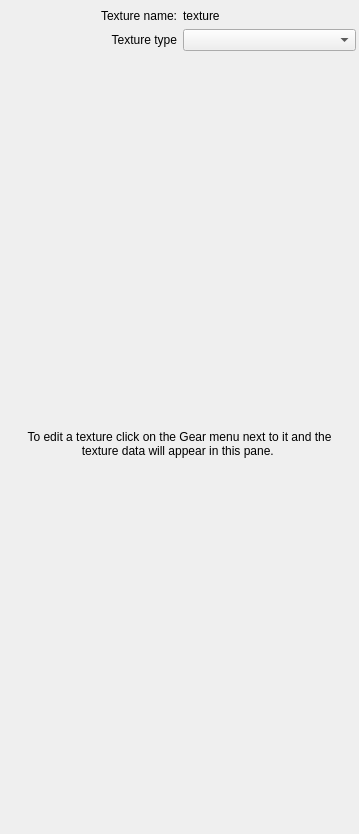
<?xml version="1.0" encoding="UTF-8"?>
<ui version="4.0">
 <class>reTextureEditor</class>
 <widget class="QWidget" name="reTextureEditor">
  <property name="geometry">
   <rect>
    <x>0</x>
    <y>0</y>
    <width>359</width>
    <height>834</height>
   </rect>
  </property>
  <property name="windowTitle">
   <string>Form</string>
  </property>
  <layout class="QGridLayout" name="gridLayout">
   <property name="margin">
    <number>3</number>
   </property>
   <item row="0" column="0">
    <widget class="ReBreadCrumbs" name="breadCrumbs">
     <property name="sizePolicy">
      <sizepolicy hsizetype="Preferred" vsizetype="Fixed">
       <horstretch>0</horstretch>
       <verstretch>0</verstretch>
      </sizepolicy>
     </property>
     <property name="maximumSize">
      <size>
       <width>400</width>
       <height>32</height>
      </size>
     </property>
    </widget>
   </item>
   <item row="1" column="0">
    <widget class="QFrame" name="frTexturename">
     <property name="sizePolicy">
      <sizepolicy hsizetype="Preferred" vsizetype="Fixed">
       <horstretch>0</horstretch>
       <verstretch>0</verstretch>
      </sizepolicy>
     </property>
     <layout class="QHBoxLayout" name="horizontalLayout">
      <property name="margin">
       <number>0</number>
      </property>
      <item>
       <widget class="QLabel" name="label">
        <property name="text">
         <string>Texture name:</string>
        </property>
        <property name="alignment">
         <set>Qt::AlignRight|Qt::AlignTrailing|Qt::AlignVCenter</set>
        </property>
       </widget>
      </item>
      <item>
       <widget class="QLabel" name="textureName">
        <property name="text">
         <string>texture</string>
        </property>
       </widget>
      </item>
     </layout>
    </widget>
   </item>
   <item row="2" column="0">
    <widget class="QFrame" name="frTextureType">
     <property name="sizePolicy">
      <sizepolicy hsizetype="Preferred" vsizetype="Fixed">
       <horstretch>0</horstretch>
       <verstretch>0</verstretch>
      </sizepolicy>
     </property>
     <layout class="QHBoxLayout" name="lyTextureType">
      <property name="spacing">
       <number>-1</number>
      </property>
      <property name="margin">
       <number>0</number>
      </property>
      <item>
       <widget class="QLabel" name="label_78">
        <property name="text">
         <string>Texture type</string>
        </property>
        <property name="alignment">
         <set>Qt::AlignRight|Qt::AlignTrailing|Qt::AlignVCenter</set>
        </property>
       </widget>
      </item>
      <item>
       <widget class="QComboBox" name="cbTextureType"/>
      </item>
     </layout>
    </widget>
   </item>
   <item row="3" column="0">
    <widget class="QStackedWidget" name="pages">
     <property name="currentIndex">
      <number>0</number>
     </property>
     <widget class="QWidget" name="helpPage">
      <layout class="QVBoxLayout" name="verticalLayout">
       <property name="leftMargin">
        <number>10</number>
       </property>
       <property name="topMargin">
        <number>0</number>
       </property>
       <property name="rightMargin">
        <number>10</number>
       </property>
       <property name="bottomMargin">
        <number>0</number>
       </property>
       <item>
        <spacer name="verticalSpacer_16">
         <property name="orientation">
          <enum>Qt::Vertical</enum>
         </property>
         <property name="sizeHint" stdset="0">
          <size>
           <width>20</width>
           <height>231</height>
          </size>
         </property>
        </spacer>
       </item>
       <item>
        <widget class="QLabel" name="label_79">
         <property name="text">
          <string>To edit a texture click on the Gear menu next to it and the texture data will appear in this pane. </string>
         </property>
         <property name="alignment">
          <set>Qt::AlignCenter</set>
         </property>
         <property name="wordWrap">
          <bool>true</bool>
         </property>
        </widget>
       </item>
       <item>
        <spacer name="verticalSpacer_17">
         <property name="orientation">
          <enum>Qt::Vertical</enum>
         </property>
         <property name="sizeHint" stdset="0">
          <size>
           <width>20</width>
           <height>230</height>
          </size>
         </property>
        </spacer>
       </item>
      </layout>
     </widget>
     <widget class="QWidget" name="imageMapPage">
      <layout class="QVBoxLayout" name="verticalLayout_2">
       <property name="spacing">
        <number>0</number>
       </property>
       <property name="margin">
        <number>0</number>
       </property>
       <item>
        <widget class="ReImageMapTextureEditor" name="teImageMap">
         <property name="sizePolicy">
          <sizepolicy hsizetype="Preferred" vsizetype="Fixed">
           <horstretch>0</horstretch>
           <verstretch>0</verstretch>
          </sizepolicy>
         </property>
        </widget>
       </item>
       <item>
        <spacer name="verticalSpacer_12">
         <property name="orientation">
          <enum>Qt::Vertical</enum>
         </property>
         <property name="sizeHint" stdset="0">
          <size>
           <width>20</width>
           <height>109</height>
          </size>
         </property>
        </spacer>
       </item>
      </layout>
     </widget>
     <widget class="QWidget" name="colorPage">
      <layout class="QVBoxLayout" name="verticalLayout_16">
       <property name="spacing">
        <number>0</number>
       </property>
       <property name="margin">
        <number>0</number>
       </property>
       <item>
        <widget class="ReColorTextureEditor" name="teColor">
         <property name="sizePolicy">
          <sizepolicy hsizetype="Expanding" vsizetype="Fixed">
           <horstretch>0</horstretch>
           <verstretch>0</verstretch>
          </sizepolicy>
         </property>
        </widget>
       </item>
       <item>
        <spacer name="verticalSpacer_11">
         <property name="orientation">
          <enum>Qt::Vertical</enum>
         </property>
         <property name="sizeHint" stdset="0">
          <size>
           <width>20</width>
           <height>40</height>
          </size>
         </property>
        </spacer>
       </item>
      </layout>
     </widget>
     <widget class="QWidget" name="colorMathPage">
      <layout class="QVBoxLayout" name="verticalLayout_4">
       <property name="spacing">
        <number>0</number>
       </property>
       <property name="margin">
        <number>0</number>
       </property>
       <item>
        <widget class="ReColorMathTextureEditor" name="teColorMath">
         <property name="sizePolicy">
          <sizepolicy hsizetype="Preferred" vsizetype="Fixed">
           <horstretch>0</horstretch>
           <verstretch>0</verstretch>
          </sizepolicy>
         </property>
        </widget>
       </item>
       <item>
        <spacer name="verticalSpacer_13">
         <property name="orientation">
          <enum>Qt::Vertical</enum>
         </property>
         <property name="sizeHint" stdset="0">
          <size>
           <width>20</width>
           <height>117</height>
          </size>
         </property>
        </spacer>
       </item>
      </layout>
     </widget>
     <widget class="QWidget" name="mathPage">
      <layout class="QVBoxLayout" name="verticalLayout_8">
       <property name="spacing">
        <number>0</number>
       </property>
       <property name="margin">
        <number>0</number>
       </property>
       <item>
        <widget class="ReMathTextureEditor" name="teMath">
         <property name="sizePolicy">
          <sizepolicy hsizetype="Preferred" vsizetype="Fixed">
           <horstretch>0</horstretch>
           <verstretch>0</verstretch>
          </sizepolicy>
         </property>
        </widget>
       </item>
       <item>
        <spacer name="verticalSpacer_14">
         <property name="orientation">
          <enum>Qt::Vertical</enum>
         </property>
         <property name="sizeHint" stdset="0">
          <size>
           <width>20</width>
           <height>116</height>
          </size>
         </property>
        </spacer>
       </item>
      </layout>
     </widget>
     <widget class="QWidget" name="cloudsPage">
      <layout class="QVBoxLayout" name="verticalLayout_5">
       <property name="margin">
        <number>0</number>
       </property>
       <item>
        <widget class="ReCloudsTextureEditor" name="teClouds">
         <property name="maximumSize">
          <size>
           <width>16777215</width>
           <height>16777215</height>
          </size>
         </property>
        </widget>
       </item>
       <item>
        <spacer name="verticalSpacer">
         <property name="orientation">
          <enum>Qt::Vertical</enum>
         </property>
         <property name="sizeHint" stdset="0">
          <size>
           <width>20</width>
           <height>391</height>
          </size>
         </property>
        </spacer>
       </item>
      </layout>
     </widget>
     <widget class="QWidget" name="mixPage">
      <layout class="QVBoxLayout" name="verticalLayout_6">
       <property name="margin">
        <number>0</number>
       </property>
       <item>
        <widget class="ReMixTextureEditor" name="teMix"/>
       </item>
       <item>
        <spacer name="verticalSpacer_2">
         <property name="orientation">
          <enum>Qt::Vertical</enum>
         </property>
         <property name="sizeHint" stdset="0">
          <size>
           <width>20</width>
           <height>302</height>
          </size>
         </property>
        </spacer>
       </item>
      </layout>
     </widget>
     <widget class="QWidget" name="grayscalePage">
      <layout class="QVBoxLayout" name="verticalLayout_7">
       <property name="spacing">
        <number>0</number>
       </property>
       <property name="margin">
        <number>0</number>
       </property>
       <item>
        <widget class="ReGrayscaleTextureEditor" name="teGrayscale">
         <property name="sizePolicy">
          <sizepolicy hsizetype="Expanding" vsizetype="Fixed">
           <horstretch>0</horstretch>
           <verstretch>0</verstretch>
          </sizepolicy>
         </property>
        </widget>
       </item>
       <item>
        <spacer name="verticalSpacer_3">
         <property name="orientation">
          <enum>Qt::Vertical</enum>
         </property>
         <property name="sizeHint" stdset="0">
          <size>
           <width>20</width>
           <height>115</height>
          </size>
         </property>
        </spacer>
       </item>
      </layout>
     </widget>
     <widget class="QWidget" name="bricksPage">
      <layout class="QVBoxLayout" name="verticalLayout_9">
       <property name="spacing">
        <number>0</number>
       </property>
       <property name="margin">
        <number>0</number>
       </property>
       <item>
        <widget class="ReBricksTextureEditor" name="teBricks">
         <property name="sizePolicy">
          <sizepolicy hsizetype="Preferred" vsizetype="Fixed">
           <horstretch>0</horstretch>
           <verstretch>0</verstretch>
          </sizepolicy>
         </property>
        </widget>
       </item>
       <item>
        <spacer name="verticalSpacer_4">
         <property name="orientation">
          <enum>Qt::Vertical</enum>
         </property>
         <property name="sizeHint" stdset="0">
          <size>
           <width>20</width>
           <height>40</height>
          </size>
         </property>
        </spacer>
       </item>
      </layout>
     </widget>
     <widget class="QWidget" name="fbmPage">
      <layout class="QVBoxLayout" name="verticalLayout_10">
       <property name="spacing">
        <number>0</number>
       </property>
       <property name="margin">
        <number>0</number>
       </property>
       <item>
        <widget class="ReFBMTextureEditor" name="teFBM">
         <property name="sizePolicy">
          <sizepolicy hsizetype="Preferred" vsizetype="Fixed">
           <horstretch>0</horstretch>
           <verstretch>0</verstretch>
          </sizepolicy>
         </property>
        </widget>
       </item>
       <item>
        <spacer name="verticalSpacer_5">
         <property name="orientation">
          <enum>Qt::Vertical</enum>
         </property>
         <property name="sizeHint" stdset="0">
          <size>
           <width>20</width>
           <height>74</height>
          </size>
         </property>
        </spacer>
       </item>
      </layout>
     </widget>
     <widget class="QWidget" name="checkersPage">
      <layout class="QVBoxLayout" name="verticalLayout_11">
       <item>
        <widget class="ReCheckersTextureEditor" name="teCheckers"/>
       </item>
       <item>
        <spacer name="verticalSpacer_6">
         <property name="orientation">
          <enum>Qt::Vertical</enum>
         </property>
         <property name="sizeHint" stdset="0">
          <size>
           <width>20</width>
           <height>252</height>
          </size>
         </property>
        </spacer>
       </item>
      </layout>
     </widget>
     <widget class="QWidget" name="distortedNoisePage">
      <layout class="QVBoxLayout" name="verticalLayout_12">
       <property name="spacing">
        <number>0</number>
       </property>
       <property name="margin">
        <number>0</number>
       </property>
       <item>
        <widget class="ReDistortedNoiseTextureEditor" name="teDistortedNoise">
         <property name="sizePolicy">
          <sizepolicy hsizetype="Preferred" vsizetype="Fixed">
           <horstretch>0</horstretch>
           <verstretch>0</verstretch>
          </sizepolicy>
         </property>
        </widget>
       </item>
       <item>
        <spacer name="verticalSpacer_7">
         <property name="orientation">
          <enum>Qt::Vertical</enum>
         </property>
         <property name="sizeHint" stdset="0">
          <size>
           <width>20</width>
           <height>107</height>
          </size>
         </property>
        </spacer>
       </item>
      </layout>
     </widget>
     <widget class="QWidget" name="marblePage">
      <layout class="QVBoxLayout" name="verticalLayout_13">
       <property name="margin">
        <number>0</number>
       </property>
       <item>
        <widget class="ReMarbleTextureEditor" name="teMarble">
         <property name="sizePolicy">
          <sizepolicy hsizetype="Maximum" vsizetype="Fixed">
           <horstretch>0</horstretch>
           <verstretch>0</verstretch>
          </sizepolicy>
         </property>
        </widget>
       </item>
       <item>
        <spacer name="verticalSpacer_8">
         <property name="orientation">
          <enum>Qt::Vertical</enum>
         </property>
         <property name="sizeHint" stdset="0">
          <size>
           <width>20</width>
           <height>56</height>
          </size>
         </property>
        </spacer>
       </item>
      </layout>
     </widget>
     <widget class="QWidget" name="woodPage">
      <layout class="QVBoxLayout" name="verticalLayout_14">
       <property name="margin">
        <number>0</number>
       </property>
       <item>
        <widget class="ReWoodTextureEditor" name="teWood">
         <property name="sizePolicy">
          <sizepolicy hsizetype="Preferred" vsizetype="Fixed">
           <horstretch>0</horstretch>
           <verstretch>0</verstretch>
          </sizepolicy>
         </property>
        </widget>
       </item>
       <item>
        <spacer name="verticalSpacer_9">
         <property name="orientation">
          <enum>Qt::Vertical</enum>
         </property>
         <property name="sizeHint" stdset="0">
          <size>
           <width>20</width>
           <height>84</height>
          </size>
         </property>
        </spacer>
       </item>
      </layout>
     </widget>
     <widget class="QWidget" name="bandPage">
      <layout class="QVBoxLayout" name="verticalLayout_15">
       <property name="spacing">
        <number>0</number>
       </property>
       <property name="margin">
        <number>0</number>
       </property>
       <item>
        <widget class="ReBandTextureEditor" name="teBand">
         <property name="sizePolicy">
          <sizepolicy hsizetype="Preferred" vsizetype="Fixed">
           <horstretch>0</horstretch>
           <verstretch>0</verstretch>
          </sizepolicy>
         </property>
        </widget>
       </item>
       <item>
        <spacer name="verticalSpacer_10">
         <property name="orientation">
          <enum>Qt::Vertical</enum>
         </property>
         <property name="sizeHint" stdset="0">
          <size>
           <width>20</width>
           <height>196</height>
          </size>
         </property>
        </spacer>
       </item>
      </layout>
     </widget>
    </widget>
   </item>
  </layout>
 </widget>
 <customwidgets>
  <customwidget>
   <class>ReBandTextureEditor</class>
   <extends>QWidget</extends>
   <header>ReBandTextureEditor.h</header>
  </customwidget>
  <customwidget>
   <class>ReBreadCrumbs</class>
   <extends>QWidget</extends>
   <header>ReBreadCrumbs.h</header>
  </customwidget>
  <customwidget>
   <class>ReBricksTextureEditor</class>
   <extends>QWidget</extends>
   <header>ReBricksTextureEditor.h</header>
  </customwidget>
  <customwidget>
   <class>ReCheckersTextureEditor</class>
   <extends>QWidget</extends>
   <header>ReCheckersTextureEditor.h</header>
  </customwidget>
  <customwidget>
   <class>ReCloudsTextureEditor</class>
   <extends>QWidget</extends>
   <header>ReCloudsTextureEditor.h</header>
  </customwidget>
  <customwidget>
   <class>ReColorMathTextureEditor</class>
   <extends>QWidget</extends>
   <header>ReColorMathTextureEditor.h</header>
  </customwidget>
  <customwidget>
   <class>ReColorTextureEditor</class>
   <extends>QWidget</extends>
   <header>ReColorTextureEditor.h</header>
  </customwidget>
  <customwidget>
   <class>ReDistortedNoiseTextureEditor</class>
   <extends>QWidget</extends>
   <header>ReDistortedNoiseTextureEditor.h</header>
  </customwidget>
  <customwidget>
   <class>ReFBMTextureEditor</class>
   <extends>QWidget</extends>
   <header>ReFBMTextureEditor.h</header>
  </customwidget>
  <customwidget>
   <class>ReGrayscaleTextureEditor</class>
   <extends>QWidget</extends>
   <header>ReGrayscaleTextureEditor.h</header>
  </customwidget>
  <customwidget>
   <class>ReImageMapTextureEditor</class>
   <extends>QWidget</extends>
   <header>ReImageMapTextureEditor.h</header>
  </customwidget>
  <customwidget>
   <class>ReMarbleTextureEditor</class>
   <extends>QWidget</extends>
   <header>ReMarbleTextureEditor.h</header>
  </customwidget>
  <customwidget>
   <class>ReMathTextureEditor</class>
   <extends>QWidget</extends>
   <header>ReMathTextureEditor.h</header>
  </customwidget>
  <customwidget>
   <class>ReMixTextureEditor</class>
   <extends>QWidget</extends>
   <header>ReMixTextureEditor.h</header>
  </customwidget>
  <customwidget>
   <class>ReWoodTextureEditor</class>
   <extends>QWidget</extends>
   <header>ReWoodTextureEditor.h</header>
  </customwidget>
 </customwidgets>
 <resources/>
 <connections/>
</ui>
